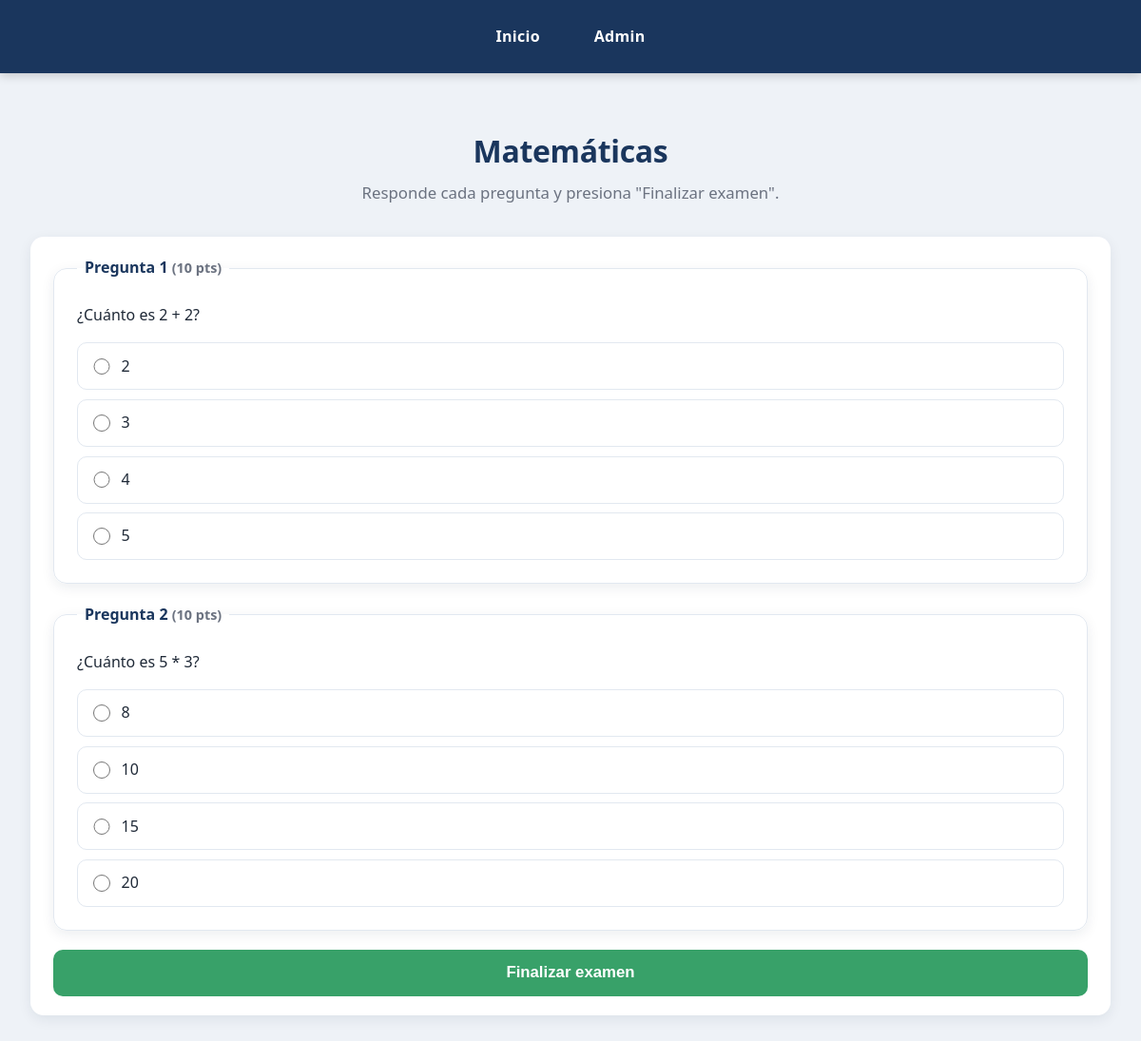
Page /1/take/ on the committed database.
### quiz/models.py (models this page shows, shortened)
class Exam(models.Model):
    title = models.CharField(max_length=200, verbose_name="title")
    description = models.TextField(verbose_name="description")
    created_at = models.DateTimeField(auto_now_add=True, verbose_name="created at")
    class Meta:
        ordering = ['-created_at']
        verbose_name = "exam"
        verbose_name_plural = "exams"

class Question(models.Model):
    statement = models.TextField(verbose_name="statement")
    score = models.IntegerField(default=10, verbose_name="score")
    exam = models.ForeignKey(Exam, on_delete=models.CASCADE, related_name="questions")
    class Meta:
        ordering = ['id']
        verbose_name = "question"
        verbose_name_plural = "questions"

class Choice(models.Model):
    text = models.CharField(max_length=200, verbose_name="text")
    is_correct = models.BooleanField(default=False, verbose_name="is correct")
    question = models.ForeignKey(Question, on_delete=models.CASCADE, related_name="choices")
    class Meta:
        ordering = ['id']
        verbose_name = "choice"
        verbose_name_plural = "choices"

### quiz/views.py (the view, shortened to what this page needs)
# urls.py: path('<int:exam_id>/take/', views.exam_take, name='exam_take'),
def exam_take(request, exam_id):
    exam = get_object_or_404(
        Exam.objects.prefetch_related('questions__choices'), id=exam_id
    )
    questions = exam.questions.all()
    return render(request, 'quiz/exam_take.html', {'exam': exam, 'questions': questions})

### quiz/templates/quiz/exam_take.html (shortened to what this page needs)
{% extends "quiz/base.html" %}
{% block content %}
<header class="page-header">
    <h1>{{ exam.title }}</h1>
    <p>Responde cada pregunta y presiona "Finalizar examen".</p>
</header>
<form class="take-form" method="post" action="{% url 'exam_take' exam.id %}">
    {% for question in questions %}
    <fieldset class="take-question">
        <legend>Pregunta {{ forloop.counter }} <span class="take-score">({{ question.score }} pts)</span></legend>
        <p class="take-statement">{{ question.statement }}</p>
        <div class="take-options">
            {% for choice in question.choices.all %}
            <label class="take-option" for="q{{ question.id }}c{{ choice.id }}">
                <input type="radio" name="question_{{ question.id }}" value="{{ choice.id }}" id="q{{ question.id }}c{{ choice.id }}">
                <span>{{ choice.text }}</span>
            </label>
            {% empty %}
            <p class="take-no-options">Esta pregunta aún no tiene opciones.</p>
            {% endfor %}
        </div>
    </fieldset>
    {% empty %}
    <div class="empty-state">Este examen aún no tiene preguntas.</div>
    {% endfor %}
    {% if questions %}
    <button type="submit" class="btn btn-success btn-submit">Finalizar examen</button>
    {% endif %}
</form>
{% endblock %}

### quiz/static/quiz/css/styles.css (style rules this page uses)
:root { --navy: #1a365d; --navy-dark: #12294a; --accent: #2b6cb0; --accent-hover: #2c5282; --bg: #eef2f7; --card-bg: #ffffff; --text: #1f2937; --muted: #6b7280; --radius: 14px; --shadow: 0 4px 14px rgba(15, 35, 70, 0.08); --shadow-hover: 0 12px 28px rgba(15, 35, 70, 0.16); }
* { margin: 0; padding: 0; box-sizing: border-box; }
body { font-family: 'Segoe UI', system-ui, -apple-system, 'Helvetica Neue', Arial, sans-serif; background: var(--bg); color: var(--text); line-height: 1.6; }
.content > h1, .content > p, .content > h2, .content > h3, .content > ul, .content > form { background: var(--card-bg); border-radius: var(--radius); box-shadow: var(--shadow); padding: 1.25rem 1.5rem; margin-bottom: 1.25rem; }
.page-header { text-align: center; margin: 1rem 0 2rem; }
.page-header h1 { font-size: 2rem; font-weight: 700; color: var(--navy); letter-spacing: -0.01em; }
.page-header p { color: var(--muted); margin-top: 0.4rem; font-size: 1.05rem; }
.btn { display: inline-block; margin-top: auto; text-align: center; padding: 0.7rem 1.2rem; background: var(--accent); color: #ffffff; text-decoration: none; font-weight: 600; border-radius: 10px; transition: background-color 0.2s ease, transform 0.2s ease; }
.btn-success { background: #38a169; }
.take-form { display: flex; flex-direction: column; gap: 1.25rem; }
.take-question { background: var(--card-bg); border: 1px solid #e2e8f0; border-radius: var(--radius); box-shadow: var(--shadow); padding: 1.5rem; }
.take-question legend { font-weight: 700; color: var(--navy); padding: 0 0.5rem; }
.take-score { color: var(--muted); font-weight: 600; font-size: 0.9rem; }
.take-statement { margin-bottom: 1rem; }
.take-options { display: flex; flex-direction: column; gap: 0.6rem; }
.take-option { display: flex; align-items: center; gap: 0.75rem; padding: 0.7rem 1rem; border: 1px solid #e2e8f0; border-radius: 10px; cursor: pointer; transition: border-color 0.15s ease, background-color 0.15s ease; }
.take-option input { accent-color: var(--accent); width: 1.1rem; height: 1.1rem; }
.btn-submit { border: none; cursor: pointer; font-size: 1.05rem; padding: 0.9rem 1.2rem; }

### rows in the picture
Exam: title "Matemáticas"
Question: score "10", statement "¿Cuánto es 2 + 2?"
Choice: text "2"
Choice: text "3"
Choice: text "4"
Choice: text "5"
Question: score "10", statement "¿Cuánto es 5 * 3?"
Choice: text "8"
Choice: text "10"
Choice: text "15"
Choice: text "20"
